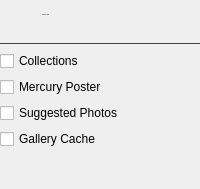
         <widget class="QWidget" name="resettingPage">
          <layout class="QVBoxLayout" name="verticalLayout_7">
           <property name="spacing">
            <number>-1</number>
           </property>
           <property name="leftMargin">
            <number>0</number>
           </property>
           <property name="topMargin">
            <number>0</number>
           </property>
           <property name="rightMargin">
            <number>0</number>
           </property>
           <property name="bottomMargin">
            <number>0</number>
           </property>
           <item>
            <widget class="QWidget" name="horizontalWidget_8" native="true">
             <layout class="QHBoxLayout" name="horizontalLayout_14">
              <property name="spacing">
               <number>10</number>
              </property>
              <property name="leftMargin">
               <number>0</number>
              </property>
              <property name="topMargin">
               <number>9</number>
              </property>
              <property name="rightMargin">
               <number>0</number>
              </property>
              <property name="bottomMargin">
               <number>0</number>
              </property>
              <item>
               <widget class="QToolButton" name="toolButton_8">
                <property name="enabled">
                 <bool>true</bool>
                </property>
                <property name="styleSheet">
                 <string notr="true">QToolButton {
	icon-size: 24px;
	background-color: transparent;
	padding-left: 0px;
	padding-right: 5px;
	border-radius: 0px;
}</string>
                </property>
                <property name="icon">
                 <iconset resource="../resources.qrc">
                  <normaloff>:/icon/arrow-clockwise.svg</normaloff>:/icon/arrow-clockwise.svg</iconset>
                </property>
               </widget>
              </item>
              <item>
               <widget class="QWidget" name="verticalWidget_5" native="true">
                <layout class="QVBoxLayout" name="verticalLayout_10">
                 <property name="spacing">
                  <number>6</number>
                 </property>
                 <property name="leftMargin">
                  <number>0</number>
                 </property>
                 <property name="topMargin">
                  <number>0</number>
                 </property>
                 <property name="rightMargin">
                  <number>0</number>
                 </property>
                 <property name="bottomMargin">
                  <number>0</number>
                 </property>
                 <item>
                  <widget class="QLabel" name="pageLbl_2">
                   <property name="font">
                    <font>
                     <pointsize>-1</pointsize>
                     <bold>false</bold>
                    </font>
                   </property>
                   <property name="text">
                    <string>Clearing Actions</string>
                   </property>
                  </widget>
                 </item>
                 <item>
                  <spacer name="verticalSpacer_18">
                   <property name="orientation">
                    <enum>Qt::Vertical</enum>
                   </property>
                   <property name="sizeType">
                    <enum>QSizePolicy::Fixed</enum>
                   </property>
                   <property name="sizeHint" stdset="0">
                    <size>
                     <width>20</width>
                     <height>16</height>
                    </size>
                   </property>
                  </spacer>
                 </item>
                </layout>
               </widget>
              </item>
              <item>
               <spacer name="horizontalSpacer_8">
                <property name="orientation">
                 <enum>Qt::Horizontal</enum>
                </property>
                <property name="sizeHint" stdset="0">
                 <size>
                  <width>40</width>
                  <height>20</height>
                 </size>
                </property>
               </spacer>
              </item>
             </layout>
            </widget>
           </item>
           <item>
            <widget class="Line" name="line_3">
             <property name="styleSheet">
              <string notr="true">QFrame {
	color: #414141;
}</string>
             </property>
             <property name="frameShadow">
              <enum>QFrame::Plain</enum>
             </property>
             <property name="orientation">
              <enum>Qt::Horizontal</enum>
             </property>
            </widget>
           </item>
           <item>
            <widget class="QCheckBox" name="resetCollectionsChk">
             <property name="text">
              <string>Collections</string>
             </property>
            </widget>
           </item>
           <item>
            <widget class="QCheckBox" name="resetMercuryChk">
             <property name="text">
              <string>Mercury Poster</string>
             </property>
            </widget>
           </item>
           <item>
            <widget class="QCheckBox" name="resetPhotosChk">
             <property name="text">
              <string>Suggested Photos</string>
             </property>
            </widget>
           </item>
           <item>
            <widget class="QCheckBox" name="resetGalleryCacheChk">
             <property name="text">
              <string>Gallery Cache</string>
             </property>
            </widget>
           </item>
           <item>
            <spacer name="verticalSpacer_5">
             <property name="orientation">
              <enum>Qt::Vertical</enum>
             </property>
             <property name="sizeHint" stdset="0">
              <size>
               <width>20</width>
               <height>40</height>
              </size>
             </property>
            </spacer>
           </item>
          </layout>
         </widget>
